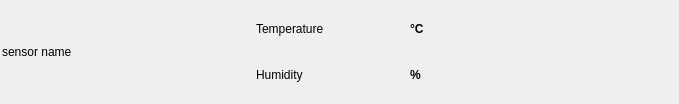
<?xml version="1.0" encoding="UTF-8"?>
<ui version="4.0">
 <class>temperatureHumidityWidgetView</class>
 <widget class="QWidget" name="temperatureHumidityWidgetView">
  <property name="geometry">
   <rect>
    <x>0</x>
    <y>0</y>
    <width>679</width>
    <height>104</height>
   </rect>
  </property>
  <property name="windowTitle">
   <string>Form</string>
  </property>
  <property name="styleSheet">
   <string notr="true"/>
  </property>
  <layout class="QVBoxLayout" name="verticalLayout_2">
   <property name="spacing">
    <number>0</number>
   </property>
   <property name="leftMargin">
    <number>0</number>
   </property>
   <property name="topMargin">
    <number>0</number>
   </property>
   <property name="rightMargin">
    <number>0</number>
   </property>
   <property name="bottomMargin">
    <number>0</number>
   </property>
   <item>
    <widget class="QWidget" name="temperatureHumidityWidgetContent" native="true">
     <layout class="QHBoxLayout" name="horizontalLayout_3">
      <property name="spacing">
       <number>2</number>
      </property>
      <property name="leftMargin">
       <number>2</number>
      </property>
      <property name="topMargin">
       <number>2</number>
      </property>
      <property name="rightMargin">
       <number>2</number>
      </property>
      <property name="bottomMargin">
       <number>2</number>
      </property>
      <item>
       <widget class="QLabel" name="sensorName">
        <property name="minimumSize">
         <size>
          <width>250</width>
          <height>25</height>
         </size>
        </property>
        <property name="maximumSize">
         <size>
          <width>300</width>
          <height>25</height>
         </size>
        </property>
        <property name="text">
         <string>sensor name</string>
        </property>
        <property name="alignment">
         <set>Qt::AlignmentFlag::AlignLeading|Qt::AlignmentFlag::AlignLeft|Qt::AlignmentFlag::AlignVCenter</set>
        </property>
        <property name="margin">
         <number>5</number>
        </property>
       </widget>
      </item>
      <item>
       <widget class="QWidget" name="sensorWidgetContent" native="true">
        <property name="minimumSize">
         <size>
          <width>270</width>
          <height>100</height>
         </size>
        </property>
        <property name="maximumSize">
         <size>
          <width>16777215</width>
          <height>100</height>
         </size>
        </property>
        <property name="styleSheet">
         <string notr="true"/>
        </property>
        <layout class="QVBoxLayout" name="verticalLayout">
         <property name="leftMargin">
          <number>2</number>
         </property>
         <property name="topMargin">
          <number>2</number>
         </property>
         <property name="rightMargin">
          <number>2</number>
         </property>
         <property name="bottomMargin">
          <number>2</number>
         </property>
         <item>
          <layout class="QHBoxLayout" name="horizontalLayout">
           <property name="spacing">
            <number>2</number>
           </property>
           <item>
            <widget class="QLabel" name="t_label">
             <property name="minimumSize">
              <size>
               <width>100</width>
               <height>30</height>
              </size>
             </property>
             <property name="maximumSize">
              <size>
               <width>100</width>
               <height>30</height>
              </size>
             </property>
             <property name="text">
              <string>Temperature</string>
             </property>
            </widget>
           </item>
           <item>
            <widget class="QLabel" name="v_temperature">
             <property name="minimumSize">
              <size>
               <width>50</width>
               <height>30</height>
              </size>
             </property>
             <property name="maximumSize">
              <size>
               <width>50</width>
               <height>30</height>
              </size>
             </property>
             <property name="font">
              <font>
               <pointsize>9</pointsize>
               <bold>true</bold>
              </font>
             </property>
             <property name="text">
              <string/>
             </property>
             <property name="alignment">
              <set>Qt::AlignmentFlag::AlignRight|Qt::AlignmentFlag::AlignTrailing|Qt::AlignmentFlag::AlignVCenter</set>
             </property>
             <property name="margin">
              <number>2</number>
             </property>
            </widget>
           </item>
           <item>
            <widget class="QLabel" name="u_temperature">
             <property name="minimumSize">
              <size>
               <width>20</width>
               <height>30</height>
              </size>
             </property>
             <property name="maximumSize">
              <size>
               <width>20</width>
               <height>30</height>
              </size>
             </property>
             <property name="font">
              <font>
               <pointsize>9</pointsize>
               <bold>true</bold>
              </font>
             </property>
             <property name="text">
              <string>°C</string>
             </property>
            </widget>
           </item>
           <item>
            <spacer name="horizontalSpacer">
             <property name="orientation">
              <enum>Qt::Orientation::Horizontal</enum>
             </property>
             <property name="sizeHint" stdset="0">
              <size>
               <width>18</width>
               <height>20</height>
              </size>
             </property>
            </spacer>
           </item>
          </layout>
         </item>
         <item>
          <layout class="QHBoxLayout" name="horizontalLayout_2">
           <property name="spacing">
            <number>2</number>
           </property>
           <item>
            <widget class="QLabel" name="h_label">
             <property name="minimumSize">
              <size>
               <width>100</width>
               <height>30</height>
              </size>
             </property>
             <property name="maximumSize">
              <size>
               <width>100</width>
               <height>30</height>
              </size>
             </property>
             <property name="text">
              <string>Humidity</string>
             </property>
            </widget>
           </item>
           <item>
            <widget class="QLabel" name="v_humidity">
             <property name="minimumSize">
              <size>
               <width>50</width>
               <height>30</height>
              </size>
             </property>
             <property name="maximumSize">
              <size>
               <width>50</width>
               <height>30</height>
              </size>
             </property>
             <property name="font">
              <font>
               <pointsize>9</pointsize>
               <bold>true</bold>
              </font>
             </property>
             <property name="text">
              <string/>
             </property>
             <property name="alignment">
              <set>Qt::AlignmentFlag::AlignRight|Qt::AlignmentFlag::AlignTrailing|Qt::AlignmentFlag::AlignVCenter</set>
             </property>
             <property name="margin">
              <number>2</number>
             </property>
            </widget>
           </item>
           <item>
            <widget class="QLabel" name="u_humidity">
             <property name="minimumSize">
              <size>
               <width>20</width>
               <height>30</height>
              </size>
             </property>
             <property name="maximumSize">
              <size>
               <width>20</width>
               <height>30</height>
              </size>
             </property>
             <property name="font">
              <font>
               <pointsize>9</pointsize>
               <bold>true</bold>
              </font>
             </property>
             <property name="text">
              <string>%</string>
             </property>
            </widget>
           </item>
           <item>
            <spacer name="horizontalSpacer_4">
             <property name="orientation">
              <enum>Qt::Orientation::Horizontal</enum>
             </property>
             <property name="sizeHint" stdset="0">
              <size>
               <width>17</width>
               <height>20</height>
              </size>
             </property>
            </spacer>
           </item>
          </layout>
         </item>
        </layout>
       </widget>
      </item>
     </layout>
    </widget>
   </item>
  </layout>
 </widget>
 <resources/>
 <connections/>
</ui>
